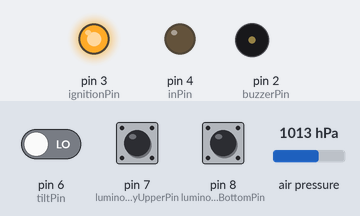
This sketch was run on a simulated Arduino Nano, built with avr-gcc and run on an emulated ATmega328P. On the bench: output pins drawn as LEDs (lit = HIGH), buzzer (waves = sounding). The test bench sets the inputs (shaded band); at power-on: pin 6 (tiltPin) LOW, pin 7 (luminosityUpperPin) HIGH, pin 8 (luminosityBottomPin) LOW, air pressure 1013 hPa. What the sketch prints to the serial monitor is not drawn.

Above: at 32.2 s.
Timing chart, 0 to 35.2 s (numbered marks = the images above):
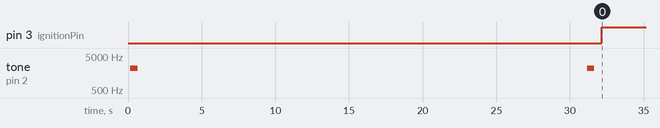

Measured:
- by itself, pin 3 (ignitionPin): LOW → HIGH at 32.2 s, → LOW 10.0 s later
- by itself, tone on pin 2 (buzzerPin): plays 2174 Hz for 0.50 s, 2174 Hz for 0.50 s, 520 Hz for 0.50 s, 520 Hz for 0.50 s, 520 Hz for 0.50 s, 520 Hz for 0.50 s … (90 notes in this stretch)

The sketch:

flight_controller_simple.ino
```cpp
/* ***************************************************************************
 * This sketch contains simple flight controller logic for candy rockets.    *
 *                                                                           *
 * Sketch uses Arduino Nano controller, and it contains limited amount of    *
 * RAM. Due to that - to achieve stability - at least 20% of RAM should be   *
 * free.                                                                     *
 *                                                                           *
 * Flight controller contains:                                               *
 *    - Arduino Nano v3 (CH340g), piezo buzzer, 9v battery, 2x18650 battery, *
 *      BMP180 barometer/thermometer, KY-017 tilt sensor (or SW-420),        *
 *      two power power relay switches, two LM393 luminosity sensors, LED.   *
 *      It's better to use PC jumper to init start, and LM7805 stabilizer.   *
 *                                                                           *
 *      Note: all or only one sensor/timer can be used at same time.         *
 *      Choice is up to you. Best screnario is to trigger ignition at apogee *
 *      Most precise way is to use altimeter with minimum altitude trigger   *
 *      difference. Most robustness way - is to use tilt sensor in pair with *
 *      timer.                                                               *
 *                                                                           *
 * Third-party libraries:                                                    *
 *    - https://github.com/adafruit/Adafruit-BMP085-Library                  *
 *                                                                           *
 * Logic:                                                                    *
 *    1) Init all modules                                                    *
 *    2) Loop until jumper out                                               *
 *    4) Check for any sensor triggered, or timer is up                      *
 *    5) Trigger ignitor relay on                                            *
 *    6) Beep until rescue                                                   *
 *                                                                           *
 * Sketch written by Iliya Vereshchagin 2020.                                *
 *****************************************************************************/

#include <Adafruit_BMP085.h>


/* Globals */

// Pin globals
const int buzzerPin = 2;
const int ignitionPin = 3;
const int inPin = 4;
const int ledPin = 5;
const int tiltPin = 6;
const int luminosityUpperPin = 7;
const int luminosityBottomPin = 8;

// Delay globals
const int startDelay = 30000;  // delay until system on standby, it's highly recommended to set up at least to 30 secs
const int deployDelay = 8000;  // delay from jumper out to force eject chute
const int ignitionDelay = 10000;  // length of ignition, for 9v battery it may take up to 5-6 seconds to warm up, for 18650 is about 1-2 secs
const int toneDelay = 500;  //  delay between rescue beeps / beeps length

// Buzzer globals
const int toneHz = 520;  // just buzzer noise tone in hz

// Serial globals
const int serialSpeed = 9600;

// Altitude sensor
Adafruit_BMP085 BMP180;  // BMP180 sensor object
double maxAltitude;  // maximum altitude
double seaLevelPressure_hPa;  // current pressure at start point
double dropLimit = 2.0;  // maximum fall to force eject in meters

// Timer globals
int startTime;


/* Main functions */

void setup()
{
    Serial.begin(serialSpeed);
    initIgnition();
    initJumper();
    initLed();
    initBuzzer();
    initLuminositySensors();
    initTiltSensor();
    initAltitudeSensor();
    beep(tone, toneDelay);
    delay(startDelay);
    beep(tone, toneDelay);
    ledOn();
}

void loop()
{
    wait_for_jumper();
}


/* Main routine functions */

void wait_for_jumper()
{
    // Check jumper state
    if (digitalRead(inPin)==LOW)
    {
        Serial.println("Jumper out!");
        ledOff();
        startTime = millis();
        Serial.println("Wait 8 secs...");
        while (!checkTimer)
        {
            // Comment-out not used sensors
            if (checkTiltSensor())
            {
                break;
            }

            if (checkLuminositySensor())
            {
                break;
            }

            if (checkDifferenceSensor())
            {
                break;
            }

            if (checkAltitudeSensor())
            {
                break;
            }
        }
        eject();
        rescue();
    }
}

void eject()
{
    Serial.println("Deploy chute!");
    digitalWrite(ignitionPin, HIGH);
    delay(ignitionDelay);
    digitalWrite(ignitionPin, LOW);
}

void rescue()
{
    Serial.println("Call for rescue...");
    while(1)
    {
        beep(toneHz, toneDelay);
    }
}


/* Init functions */

void initLed()
{
    pinMode(inPin, OUTPUT);
    ledOff();
    Serial.println("Led init success");
}

void initBuzzer()
{
  pinMode(buzzerPin, INPUT);
  Serial.println("Buzzer init success");
}

void initIgnition()
{
    pinMode(ignitionPin, OUTPUT);
    digitalWrite(ignitionPin, LOW);
    Serial.println("Ignition pin init success");
}

void initJumper()
{
    pinMode(inPin, INPUT);
    Serial.println("Jumper init success");
}

void initTiltSensor()
{
    pinMode(tiltPin, INPUT);
    // Check that reading is ok
    if (checkTiltSensor())
    {
        // sensor should not be activated
        Serial.println("Tilt sensor init fail");
        rescue();
    }
    else
    {
        Serial.println("Tilt sensor init success");
    }
}

void initLuminositySensors()
{
    pinMode(luminosityUpperPin, INPUT);
    pinMode(luminosityBottomPin, INPUT);
    // Check that readings is ok
    if (checkLuminositySensor() || checkDifferenceSensor())
    {
        // sensor should not be activated
        Serial.println("Luminocity sensor init fail");
        rescue();
    }
    else
    {
        Serial.println("Luminocity sensors init success");
    }
}

void initAltitudeSensor()
{
    double currentAltitude;
    int success;
    if (BMP180.begin())
    {
        seaLevelPressure_hPa = BMP180.readPressure();
        currentAltitude = BMP180.readAltitude();
        Serial.println("Current pressure is " + String(seaLevelPressure_hPa) + " at " + String(currentAltitude) + " meters");
        Serial.println("Altitude sensor init success");
    }
    else
    {
        Serial.println("Altitude sensor init fail");
        rescue();
    }
}


/*  Check sensors functions */

bool checkTimer()
{
    if (millis() - startTime > deployDelay)
    {
       Serial.println("Time is up");
       return true;
    }
    else
    {
       return false;
    }
}

bool checkTiltSensor()
{
    if (digitalRead(tiltPin)==HIGH)
    {
        Serial.println("Rocket tilt happened");
        return true;
    }
    else
    {
        return false;
    }
}

bool checkLuminositySensor()
{
    if (digitalRead(luminosityUpperPin)==LOW)
    {
        Serial.println("The skies are bellow the fins");
        return true;
    }
    else
    {
        return false;
    }
}

bool checkDifferenceSensor()
{
    if (digitalRead(luminosityBottomPin)==HIGH && digitalRead(luminosityUpperPin)==LOW)
    {
        Serial.println("Rocket roll over");
        return true;
    }
    else
    {
        return false;
    }
}

bool checkAltitudeSensor()
{
    double currentAltitude;
    currentAltitude = BMP180.readAltitude(seaLevelPressure_hPa * 100);
    if (currentAltitude > maxAltitude)
    {
        maxAltitude = currentAltitude;
    }
    else
    {
        if (maxAltitude - currentAltitude > dropLimit)
        {
            Serial.println("Maximum altitude reached at " + String(maxAltitude) + " meters");
            return true;
        }
    }
}


/* LED control */

void ledOn()
{
    digitalWrite(ledPin, HIGH);
}

void ledOff()
{
    digitalWrite(ledPin, LOW);
}


/* Beep function */

void beep(int note, int duration)
{
    //Play tone on buzzerPin
    tone(buzzerPin, note, duration);
    delay(duration);
    //Stop tone on buzzerPin
    pinMode(buzzerPin, INPUT);
    delay(toneDelay);
}
```
